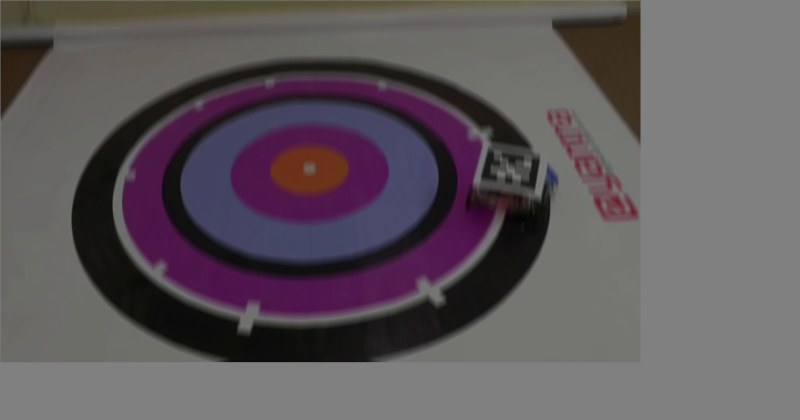
#> input picture EYC(19-20)/Task1.3/Codes/frame.jpg, 1600 x 840 px (shown at 1/2 size); its folder holds only this picture in this run
$ python -i main.py   (imports and definitions only)
#> lines starting #> are read from the running program, lines starting #| are printed output that depends on the picture; after the words box and inside, x2 and y2 are one past the last pixel; in counts of white or black regions, pixels touching at a corner belong together
#> further down, picture is the input picture: shape (840, 1600, 3); mean B, G, R 92.2, 87.5, 94.8
###############################################################################
## Author: Team Supply Bot
## Edition: eYRC 2019-20
## Instructions: Do Not modify the basic skeletal structure of given APIs!!!
###############################################################################


######################
## Essential libraries
######################
import cv2
import numpy as np
import os
import math
import csv


########################################################################
## using os to generalise Input-Output
########################################################################
codes_folder_path = os.path.abspath('.')
images_folder_path = os.path.abspath(os.path.join('..', 'Images'))
generated_folder_path = os.path.abspath(os.path.join('..', 'Generated'))


############################################
## Build your algorithm in this function
## ip_image: is the array of the input image
## imshow helps you view that you have loaded
## the corresponding image
############################################
def process(ip_image):
    ###########################
    ## Your Code goes here

    image1 = cv2.cvtColor(ip_image,cv2.COLOR_BGR2HSV)
#> image1: shape (840, 1600, 3); mean H, S, V 45.2, 41, 96.9

    lower_green = np.array([36,25,25])
    upper_green = np.array([70,255,255])
    mask1 = cv2.inRange(image1,lower_green,upper_green)
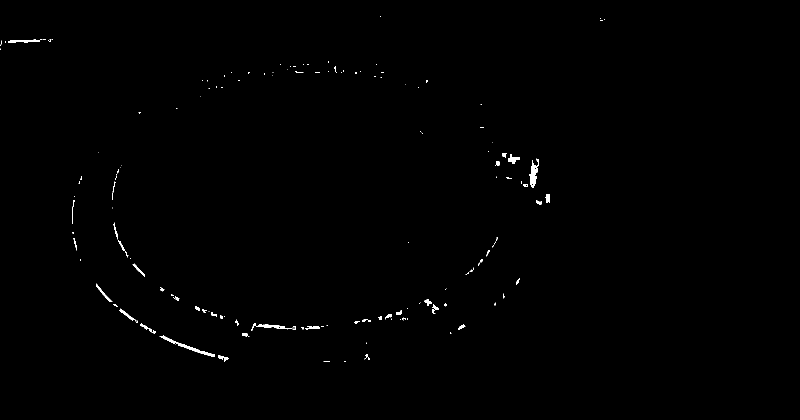
#> mask1: shape (840, 1600) (shown at 1/2 size); 0.41% white; 146 white regions (96 under 20 px)
    #cv2.imshow("Mask1",mask1)                #first we masked green colour means that one green dot
    cv2.imwrite("Mask1.png",mask1)             #we saved that masked image
    img = cv2.imread('Mask1.png',0)
    _,img = cv2.threshold(img,0,255,cv2.THRESH_OTSU)
    h, w = img.shape[:2]
#> h = 840; w = 1600
    contours0, hierarchy = cv2.findContours(img.copy(), cv2.RETR_LIST,cv2.CHAIN_APPROX_NONE)  #By using contours we find the centre/centroid of the masked dot(green dot)
#> contours0 = 161 contours, 122 with area under 20; largest, box (x1, y1, x2, y2) and area: (1059, 317, 1078, 376) 498, (319, 671, 430, 714) 476, (502, 646, 592, 662) 277, (16, 79, 84, 86) 210, (1016, 309, 1040, 328) 197
    moments = [cv2.moments(cnt) for cnt in contours0]
#> moments = 161 items
#> (the run stopped early here; a loop or call above may not have finished)
